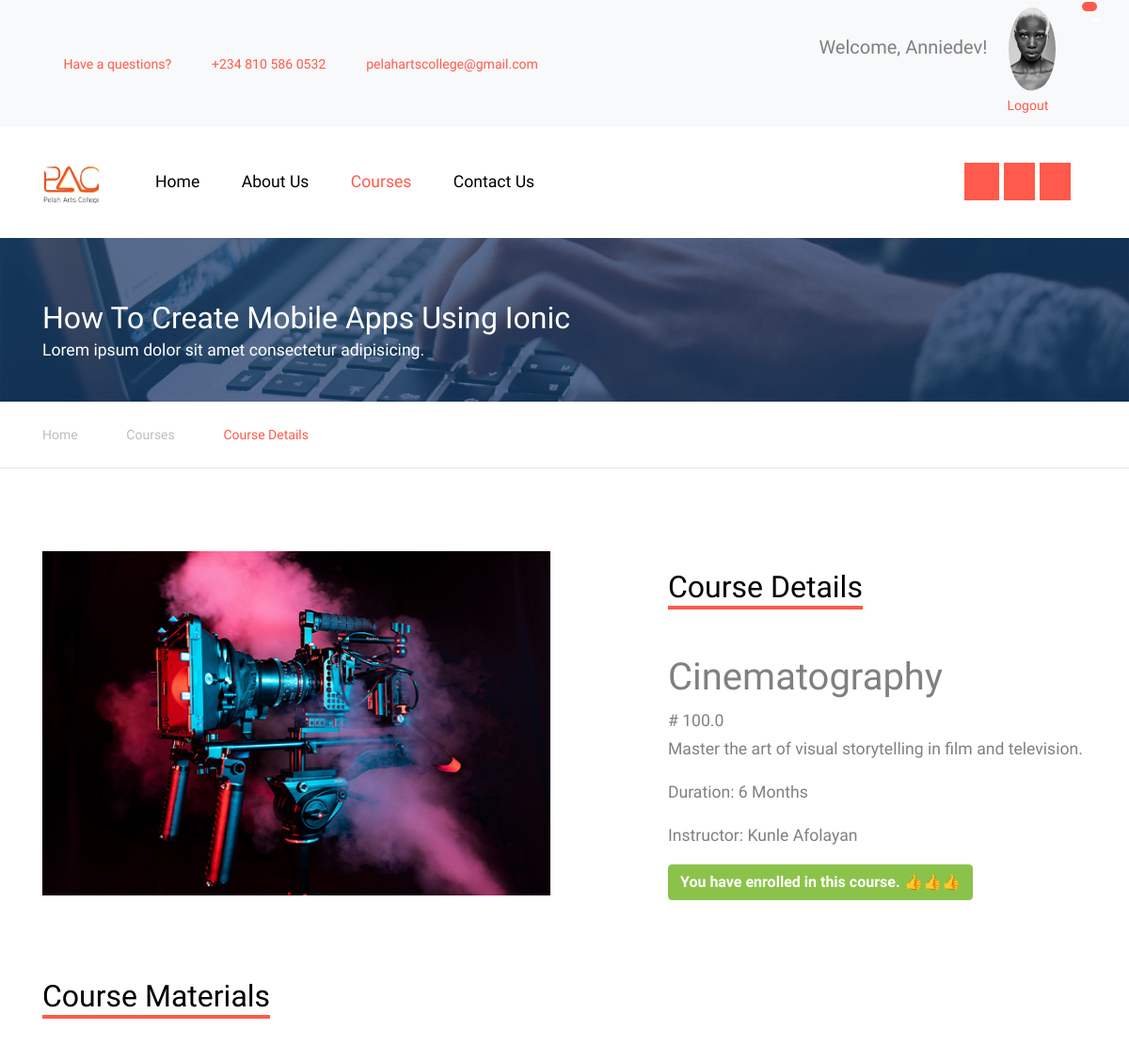
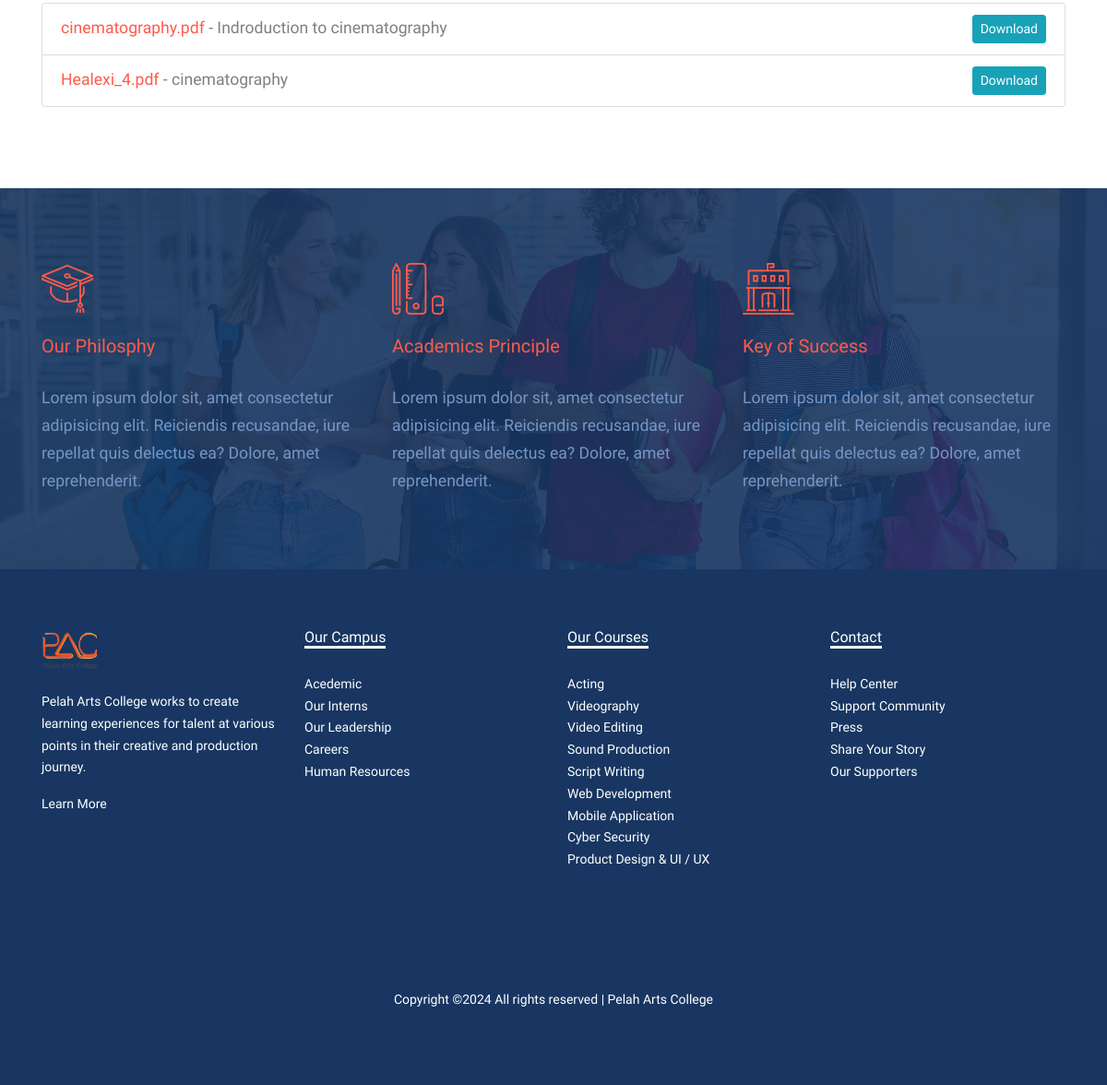
The app's page /course/1 (signed in) with its own data (2 pictures, top to bottom).
### model.py (models this page shows, shortened)
class User(db.Model, UserMixin):
    id = db.Column(db.Integer, primary_key=True)
    email = db.Column(db.String(150), unique=True, nullable=False)
    username = db.Column(db.String(150), unique=True, nullable=False)
    password = db.Column(db.String(150), nullable=False)
    cart_items = db.relationship('Cart', back_populates='user')
    student_profile = db.relationship('Student', back_populates='user', uselist=False)

class Student(db.Model):
    id = db.Column(db.Integer, primary_key=True)
    firstname = db.Column(db.String(150))
    lastname = db.Column(db.String(150))
    middlename = db.Column(db.String(150))
    phone_number = db.Column(db.String(20))
    house_address = db.Column(db.String(200))
    profile_image = db.Column(db.String(150), nullable=False)
    user_id = db.Column(db.Integer, db.ForeignKey('user.id'))
    user = db.relationship('User', back_populates='student_profile')
    courses = db.relationship('Course', backref='student', lazy=True)
    payments = db.relationship('Payment', back_populates='student')

class Course(db.Model):
    id = db.Column(db.Integer, primary_key=True)
    title = db.Column(db.String(150))
    description = db.Column(db.String(500))
    price = db.Column(db.Float)
    student_id = db.Column(db.Integer, db.ForeignKey('student.id'))
    instructor_id = db.Column(db.Integer, db.ForeignKey('instructor.id'))
    image = db.Column(db.String(150), nullable=False)
    category = db.Column(db.String(100), nullable=False)
    duration = db.Column(db.String(30))
    instructor = db.relationship('Instructor', back_populates='courses')
    payments = db.relationship('Payment', back_populates='course')
    materials = db.relationship('CourseMaterial', back_populates='course', cascade='all, delete-orphan')

class Instructor(db.Model):
    id = db.Column(db.Integer, primary_key=True)
    fullname = db.Column(db.String(150))
    email = db.Column(db.String(150))
    phone_number = db.Column(db.String(20))
    house_address = db.Column(db.String(200))
    profile_image = db.Column(db.String(150))
    courses = db.relationship('Course', back_populates='instructor')

class CourseMaterial(db.Model):
    id = db.Column(db.Integer, primary_key=True)
    course_id = db.Column(db.Integer, db.ForeignKey('course.id'), nullable=False)
    filename = db.Column(db.String(150), nullable=False)
    filepath = db.Column(db.String(200), nullable=False)
    description = db.Column(db.String(500))
    date_added = db.Column(db.DateTime, default=datetime.utcnow)
    course = db.relationship('Course', back_populates='materials')

### main.py (the view)
@app.route('/course/<int:course_id>')
@login_required
def course(course_id):
    course = Course.query.get_or_404(course_id)
    payment_exists = False
    course_materials = []
    if current_user.is_authenticated:
        payment = Payment.query.filter_by(user_id=current_user.id, course_id=course_id, status='success').first()
        if payment:
            payment_exists = True
            course_materials = CourseMaterial.query.filter_by(course_id=course_id).all()
    return render_template('course-single.html', course=course, payment_exists=payment_exists, course_materials=course_materials)

### templates/course-single.html (shortened to what this page needs)
<!DOCTYPE html>
<html lang="en">
<head>
  <link rel="stylesheet" href="{{ url_for('static', filename='css/bootstrap.min.css') }}">
  <link rel="stylesheet" href="{{ url_for('static', filename='css/jquery-ui.css') }}">
  <link rel="stylesheet" href="{{ url_for('static', filename='css/owl.carousel.min.css') }}">
  <link rel="stylesheet" href="{{ url_for('static', filename='css/owl.theme.default.min.css') }}">
  <link rel="stylesheet" href="{{ url_for('static', filename='css/jquery.fancybox.min.css') }}">
  <link rel="stylesheet" href="{{ url_for('static', filename='css/bootstrap-datepicker.css') }}">
  <link rel="stylesheet" href="{{ url_for('static', filename='fonts/flaticon/font/flaticon.css') }}">
  <link rel="stylesheet" href="{{ url_for('static', filename='css/jquery.mb.YTPlayer.min.css') }}" media="all" type="text/css">
  <link rel="stylesheet" href="{{ url_for('static', filename='css/style.css') }}">
  <link rel="stylesheet" href="{{ url_for('static', filename='fonts/icomoon/style.css') }}">
</head>
<body data-spy="scroll" data-target=".site-navbar-target" data-offset="300">
  <div class="site-wrap">
    <div class="py-2 bg-light">
      <div class="container">
        <div class="row align-items-center">
          <div class="col-lg-8 d-none d-lg-block">
            <a href="{{ url_for('contact') }}" class="small mr-3"
              ><span class="icon-question-circle-o mr-2"></span> Have a
              questions?</a
            >
            <a href="#" class="small mr-3"
              ><span class="icon-phone2 mr-2"></span> +234 810 586 0532</a
            >
            <a href="#" class="small mr-3"
              ><span class="icon-envelope-o mr-2"></span>
              pelahartscollege@gmail.com</a
            >
          </div>
          <div class="col-lg-4 text-right">
            <div class="row">
              <div class="col">
                {% if current_user.is_authenticated %}
                <div class="user-info">
                  <h2
                    class="small mr-2"
                    style="font-size: 20px; display: inline"
                  >
                    Welcome, {{ current_user.username }}!
                  </h2>
                  {% if current_user.student_profile and
                  current_user.student_profile.profile_image %}
                  <img
                    src="{{ url_for('static', filename='uploads/' + current_user.student_profile.profile_image) }}"
                    alt="Profile Image"
                    class="img-fluid"
                    style="
                      max-width: 50px;
                      border-radius: 50%;
                      margin-left: 10px;
                    "
                  />
                  {% endif %}
                </div>
                <a href="{{ url_for('auth.logout') }}" class="small mr-2"
                  >Logout</a
                >
                {% endif %}
              </div>
              <div class="dropdown">
                <a
                  href="#"
                  class="dropdown-toggle"
                  id="cartDropdown"
                  data-toggle="dropdown"
                  aria-haspopup="true"
                  aria-expanded="false"
                  style="color: #fff"
                >
                  <span
                    class="icon-shopping-cart"
                    style="position: relative; color: #000"
                  >
                  <span class="badge badge-pill custom-badge" style="position: absolute; top: -10px; right: -10px; width: 10px; height: 10px; background-color: #ff5a4b;">
                    </span>
                  </span>
                </a>
              </div>
            </div>
          </div>
        </div>
      </div>
    </div>
    <header class="site-navbar py-4 js-sticky-header site-navbar-target" role="banner">
      <div class="container">
        <div class="d-flex align-items-center">
          <div class="site-logo">
            <a href="{{ url_for('home') }}" class="d-block">
              <img style="width: 60px" src="{{ url_for('static', filename='images/WhatsApp_Image_2024-03-08_at_08.55.48_e7c7c63c.png') }}" alt="Image" class="img-fluid" />
            </a>
          </div>
          <div class="mr-auto">
            <nav class="site-navigation position-relative text-right" role="navigation">
              <ul class="site-menu main-menu js-clone-nav mr-auto d-none d-lg-block">
                <li><a href="{{ url_for('home') }}" class="nav-link text-left">Home</a></li>
                <li>
                  <a href="{{ url_for('about') }}" class="nav-link text-left">About Us</a>
                </li>
                <li class="active"><a href="{{ url_for('courses') }}" class="nav-link text-left">Courses</a></li>
                <li><a href="{{ url_for('contact') }}" class="nav-link text-left">Contact Us</a></li>
                <div style="display: inline; margin-left: 27rem;">
                  <a href="https://web.facebook.com/profile.php?id=61558722697407"><span style="background-color: #ff5a4b; color: #fff; padding: 10px 12px 10px 12px ; " class="icon-facebook"></span></a>
                  <a href="https://twitter.com/ArtsPelah9167"><span style="background-color: #ff5a4b; color: #fff; padding: 10px;" class="icon-twitter"></span></a>
                  <a href="#"><span style="background-color: #ff5a4b; color: #fff; padding: 10px;" class="icon-linkedin"></span></a>
                </div>
              </ul>
            </nav>
          </div>
        </div>
      </div>
    </header>
    <div class="site-section ftco-subscribe-1 site-blocks-cover pb-4" style="background-image: url(' {{url_for('static', filename= 'images/bg_1.jpg') }}')">
        <div class="container">
          <div class="row align-items-end">
            <div class="col-lg-7">
              <h2 class="mb-0">How To Create Mobile Apps Using Ionic</h2>
              <p>Lorem ipsum dolor sit amet consectetur adipisicing.</p>
            </div>
          </div>
        </div>
      </div>
    <div class="custom-breadcrumns border-bottom">
      <div class="container">
        <a href="{{url_for('home')}}">Home</a>
        <span class="mx-3 icon-keyboard_arrow_right"></span>
        <a href="{{url_for('courses')}}">Courses</a>
        <span class="mx-3 icon-keyboard_arrow_right"></span>
        <span class="current">Course Details</span>
      </div>
    </div>
    <div class="site-section">
      <div class="container">
          <div class="row">
              <div class="col-md-6 mb-4">
                  <p>
                      <img src="{{ url_for('static', filename='images/' + course.image) }}" alt="Image" class="img-fluid">
                  </p>
              </div>
              <div class="col-lg-5 ml-auto align-self-center">
                  <h2 class="section-title-underline mb-5">
                      <span>Course Details</span>
                  </h2>
                  <h1>{{ course.title }}</h1>
                  <div class="price"># {{ course.price }}</div>
                  <div class="description">
                      <p>{{ course.description }}</p>
                  </div>
                  <div class="duration">
                      <p>Duration: {{ course.duration }}</p>
                  </div>
                  <div class="instructor">
                      {% if course.instructor %}
                          <p>Instructor: {{ course.instructor.fullname }}</p>
                      {% else %}
                          <p>No Instructor Assigned</p>
                      {% endif %}
                  </div>
                  {% if current_user.is_authenticated %}
                  {% if payment_exists %}
                    <p class="btn btn-success" style="font-weight: 800; color: #fff;">You have enrolled in this course. 👍👍👍</p>
                      {% endif %}
                  {% endif %}
              </div>
          </div>
          {% if payment_exists %}
              <div class="row mt-5">
                  <div class="col-12">
                      <h2 class="section-title-underline mb-5">
                          <span>Course Materials</span>
                      </h2>
                      <ul class="list-group">
                          {% for material in course.materials %}
                          <li class="list-group-item">
                              <a href="{{ url_for('open_material', material_id=material.id) }}" target="_blank">{{ material.filename }}</a>
                              - {{ material.description }}
                              <a href="{{ url_for('download_material', material_id=material.id) }}" class="btn btn-info btn-sm float-right">Download</a>
                          </li>
                          {% endfor %}
                      </ul>
                  </div>
              </div>
          {% endif %}
      </div>
    </div>
    <div class="section-bg style-1" style="background-image: url('{{ url_for('static', filename='images/hero_1.jpg') }}')">
      <div class="container">
        <div class="row">
          <div class="col-lg-4 col-md-6 mb-5 mb-lg-0">
            <span class="icon flaticon-mortarboard"></span>
            <h3>Our Philosphy</h3>
            <p>Lorem ipsum dolor sit, amet consectetur adipisicing elit. Reiciendis recusandae, iure repellat quis delectus ea? Dolore, amet reprehenderit.</p>
          </div>
          <div class="col-lg-4 col-md-6 mb-5 mb-lg-0">
            <span class="icon flaticon-school-material"></span>
            <h3>Academics Principle</h3>
            <p>Lorem ipsum dolor sit, amet consectetur adipisicing elit. Reiciendis recusandae, iure repellat quis delectus ea?
              Dolore, amet reprehenderit.</p>
          </div>
          <div class="col-lg-4 col-md-6 mb-5 mb-lg-0">
            <span class="icon flaticon-library"></span>
            <h3>Key of Success</h3>
            <p>Lorem ipsum dolor sit, amet consectetur adipisicing elit. Reiciendis recusandae, iure repellat quis delectus ea?
              Dolore, amet reprehenderit.</p>
          </div>
        </div>
      </div>
    </div>
    <div class="footer">
      <div class="container">
        <div class="row">
          <div class="col-lg-3">
            <p class="mb-4"><img style="width: 60px;" src="{{ url_for('static', filename= 'images/WhatsApp_Image_2024-03-08_at_08.55.48_e7c7c63c.png') }}" alt="Image" class="img-fluid"></p>
            <p>Pelah Arts College works to create learning experiences for talent at various points in their creative and production journey.</p>
            <p><a href="{{ url_for('about')}}">Learn More</a></p>
          </div>
          <div class="col-lg-3">
            <h3 class="footer-heading"><span>Our Campus</span></h3>
            <ul class="list-unstyled">
                <li><a href="#">Acedemic</a></li>
                <li><a href="#">Our Interns</a></li>
                <li><a href="#">Our Leadership</a></li>
                <li><a href="#">Careers</a></li>
                <li><a href="#">Human Resources</a></li>
            </ul>
          </div>
          <div class="col-lg-3">
              <h3 class="footer-heading"><span>Our Courses</span></h3>
              <ul class="list-unstyled">
                  <li><a href="#">Acting</a></li>
                  <li><a href="#">Videography</a></li>
                  <li><a href="#">Video Editing</a></li>
                  <li><a href="#">Sound Production</a></li>
                  <li><a href="#">Script Writing</a></li>
                  <li><a href="#">Web Development</a></li>
                  <li><a href="#">Mobile Application</a></li>
                  <li><a href="#">Cyber Security</a></li>
                  <li><a href="#">Product Design & UI / UX</a></li>
              </ul>
          </div>
          <div class="col-lg-3">
              <h3 class="footer-heading"><span>Contact</span></h3>
              <ul class="list-unstyled">
                  <li><a href="#">Help Center</a></li>
                  <li><a href="#">Support Community</a></li>
                  <li><a href="#">Press</a></li>
                  <li><a href="#">Share Your Story</a></li>
                  <li><a href="#">Our Supporters</a></li>
              </ul>
          </div>
        </div>
        <div class="row">
          <div class="col-12">
            <div class="copyright">
                <p>Copyright &copy;<script>document.write(new Date().getFullYear());</script> All rights reserved | Pelah Arts College</a></p>
            </div>
          </div>
        </div>
      </div>
    </div>
    </div>
</body>
</html>

### records on screen
User: username "Anniedev"
Student: profile_image (picture)
Course: image (picture), title "Cinematography", price "100.0", description "Master the art of visual storytelling in film and television.", duration "6 Months"
Instructor: instructor.fullname "Kunle Afolayan"
CourseMaterial: filename "cinematography.pdf", description "Indroduction to cinematography"
CourseMaterial: filename "Healexi_4.pdf", description "cinematography"
